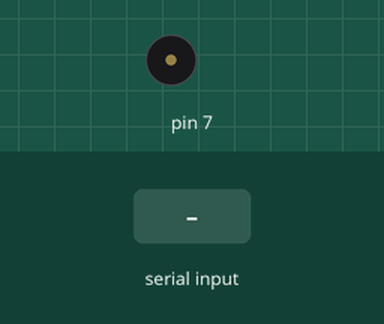
A sketch run on a simulated Arduino Uno, built with avr-gcc and run on an emulated ATmega328P. Shown: buzzer (waves = sounding). The inputs (shaded band) are chosen by the test bench. The local clock reads 2024-03-15 10:24:30 at power-on unless the sketch sets it; what the sketch prints to the serial monitor is not drawn.

Above: at 2.2 s.
2.3 s: "rtc\n" received over Serial
At 3.1 s:
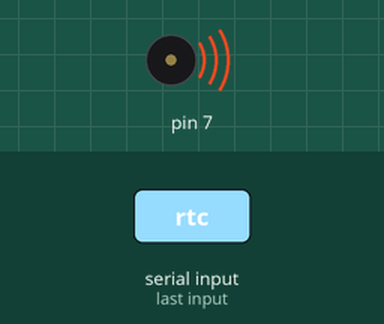
Timing chart, 0 to 5.3 s (numbered marks = the images above; inputs shaded):
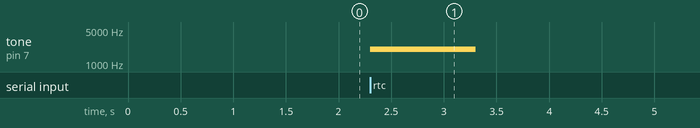

The sketch:

ora.ino
```cpp
#include <Wire.h>
#include "RTClib.h"
String inputString = "";         // a String to hold incoming data
bool stringComplete = false;  // whether the string is complete
RTC_DS3231 rtc;
char *res = malloc(5);
char daysOfTheWeek[7][12] = {"Sunday", "Monday", "Tuesday", "Wednesday", "Thursday", "Friday", "Saturday"};
char secchio[5];
String ora="";
String minuti="";
char invio[75];
bool agg=false;
bool ntp=false;
bool piu,meno,mess=false;

int ora_mod;

unsigned long previousMillis = 0;    // will store last time DHT was updated


const int interval = 8000;
void setup () {


 pinMode(7,OUTPUT);

 delay(1000);
 Serial.begin(115200);
 inputString.reserve(50);


  if (! rtc.begin()) {
   Serial.println("Couldn't find RTC");
    while (1);
  }
  if (rtc.lostPower()) {
    Serial.println("RTC lost power, lets set the time!");
    // following line sets the RTC to the date & time this sketch was compiled
    //rtc.adjust(DateTime(F(__DATE__), F(__TIME__)));
    // This line sets the RTC with an explicit date & time, for example to set
    // January 21, 2014 at 3am you would call:
    rtc.adjust(DateTime(2023, 8, 2, 20, 39, 0));
  }


}

void loop () {


   // Serial.print(now.year(), DEC);
   // Serial.print('/');
   // Serial.print(pad(now.month()));
   // Serial.print('/');
   // Serial.print(now.day(), DEC);
    //Serial.print(" (");
   // Serial.print(daysOfTheWeek[now.dayOfTheWeek()]);
   // Serial.print(") ");
  //  Serial.print(pad(now.hour()));
  //  Serial.print(':');
  //  Serial.print(pad(now.minute()));
  //  Serial.print(':');
   // Serial.print(now.second(), DEC);


    //delay(1000);
  unsigned long currentMillis = millis();
  if (currentMillis - previousMillis >= interval) {
            DateTime now = rtc.now();
            previousMillis = currentMillis;
            Serial.print(pad(now.hour()));
            Serial.print(':');
            Serial.print(pad(now.minute())
            );
            Serial.println('\0');
  }
  if (piu){
       tone(7, 2000);
       delay(1000);
       noTone(7);
       piu=false;
       DateTime now = rtc.now();
       ora_mod=now.hour()+1;
       ora=String(ora_mod);
       minuti=String(now.minute());
       rtc.adjust(DateTime(now.year(),now.month(),now.day(),ora.toInt(),minuti.toInt(),now.second()));
  }
  if (meno){
       tone(7, 2000);
       delay(1000);
       noTone(7);
       meno=false;
       DateTime now = rtc.now();
       ora_mod=now.hour()-1;
       ora=String(ora_mod);
       minuti=String(now.minute());
       rtc.adjust(DateTime(now.year(),now.month(),now.day(),ora.toInt(),minuti.toInt(),now.second()));
      }


   if (mess){
   tone(7, 2000);
   delay(1000);
   noTone(7);
   mess=false;
   }
   if (agg) {
    tone(7, 2000);
    delay(1000);
    noTone(7);
    agg=false;
    DateTime now = rtc.now();
    rtc.adjust(DateTime(now.year(),now.month(),now.day(),ora.toInt(),minuti.toInt(),now.second()));
    ora="";
    minuti="";
    Serial.flush();
   }

//delay(1000);
}

void serialEvent() {
  while (Serial.available()) {
    // get the new byte:
    char inChar = (char)Serial.read();
    // add it to the inputString:
    inputString += inChar;
    // if the incoming character is a newline, set a flag so the main loop can
    // do something about it:

    if (inChar == '\n') {

      if (inputString.indexOf("rtc")>-1){
        ora.concat(inputString.charAt(0));
        ora.concat(inputString.charAt(1));
        minuti.concat(inputString.charAt(2));
        minuti.concat(inputString.charAt(3));
        agg=true;
        inputString = "";
        //Serial.println(ora+":"+minuti+"aggiornata");
      }
      if (inputString.indexOf("acceso")>-1){
       mess=true;
       inputString = "";
      }
       if (inputString.indexOf("P")>-1){
       piu=true;
       inputString = "";
      }
      if (inputString.indexOf("M")>-1){
       meno=true;
       inputString = "";
      }
   }
  }

}
String pad(int n) {
  sprintf(res, "%02d",n);
  return String(res);
}
```

Measured:
- after the input at 2.3 s, tone on pin 7: silent → 2000 Hz at once, → silent 1.0 s later
